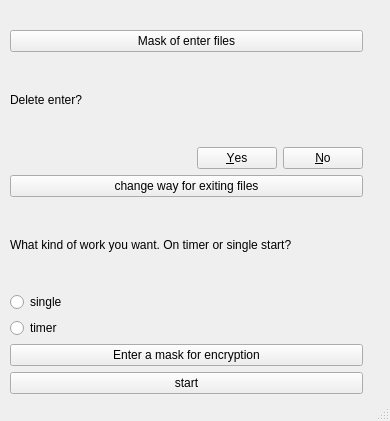
<?xml version="1.0" encoding="UTF-8"?>
<ui version="4.0">
 <class>MainWindow</class>
 <widget class="QMainWindow" name="MainWindow">
  <property name="geometry">
   <rect>
    <x>0</x>
    <y>0</y>
    <width>390</width>
    <height>421</height>
   </rect>
  </property>
  <property name="windowTitle">
   <string>MainWindow</string>
  </property>
  <widget class="QWidget" name="centralwidget">
   <widget class="QWidget" name="layoutWidget">
    <property name="geometry">
     <rect>
      <x>10</x>
      <y>30</y>
      <width>353</width>
      <height>364</height>
     </rect>
    </property>
    <layout class="QVBoxLayout" name="verticalLayout">
     <item>
      <widget class="QPushButton" name="pushButton">
       <property name="text">
        <string>Mask of enter files</string>
       </property>
      </widget>
     </item>
     <item>
      <widget class="QLabel" name="label">
       <property name="text">
        <string>Delete enter?</string>
       </property>
      </widget>
     </item>
     <item>
      <widget class="QDialogButtonBox" name="buttonBox">
       <property name="standardButtons">
        <set>QDialogButtonBox::No|QDialogButtonBox::Yes</set>
       </property>
      </widget>
     </item>
     <item>
      <widget class="QPushButton" name="pushButton_2">
       <property name="text">
        <string>change way for exiting files</string>
       </property>
      </widget>
     </item>
     <item>
      <widget class="QLabel" name="label_3">
       <property name="text">
        <string>What kind of work you want. On timer or single start?</string>
       </property>
      </widget>
     </item>
     <item>
      <widget class="QRadioButton" name="radioButton">
       <property name="text">
        <string>single</string>
       </property>
      </widget>
     </item>
     <item>
      <widget class="QRadioButton" name="radioButton_2">
       <property name="text">
        <string>timer</string>
       </property>
      </widget>
     </item>
     <item>
      <widget class="QPushButton" name="pushButton_7">
       <property name="text">
        <string>Enter a mask for encryption</string>
       </property>
      </widget>
     </item>
     <item>
      <widget class="QPushButton" name="pushButton_3">
       <property name="text">
        <string>start</string>
       </property>
      </widget>
     </item>
    </layout>
   </widget>
  </widget>
  <widget class="QStatusBar" name="statusbar"/>
 </widget>
 <resources/>
 <connections/>
</ui>
